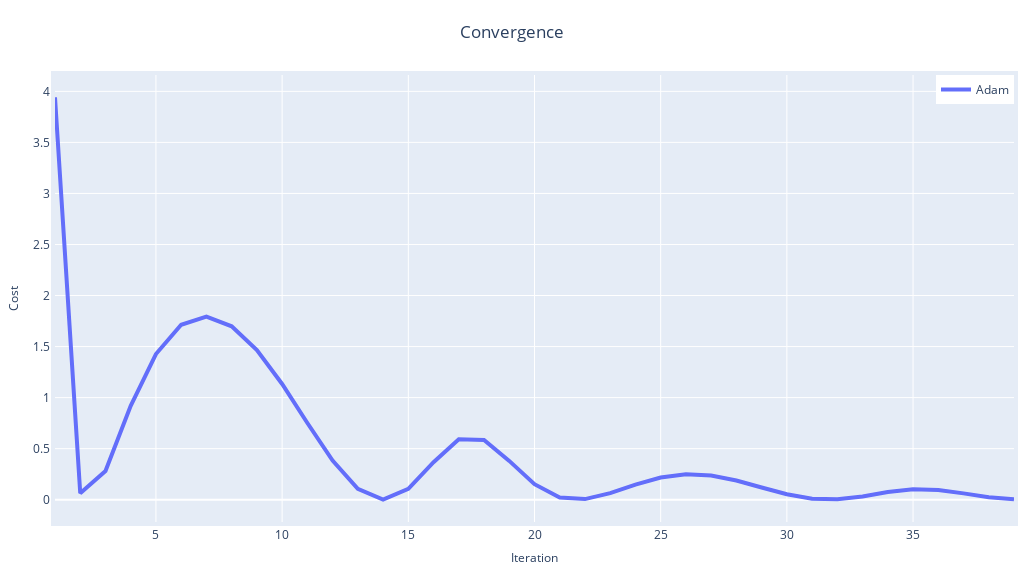
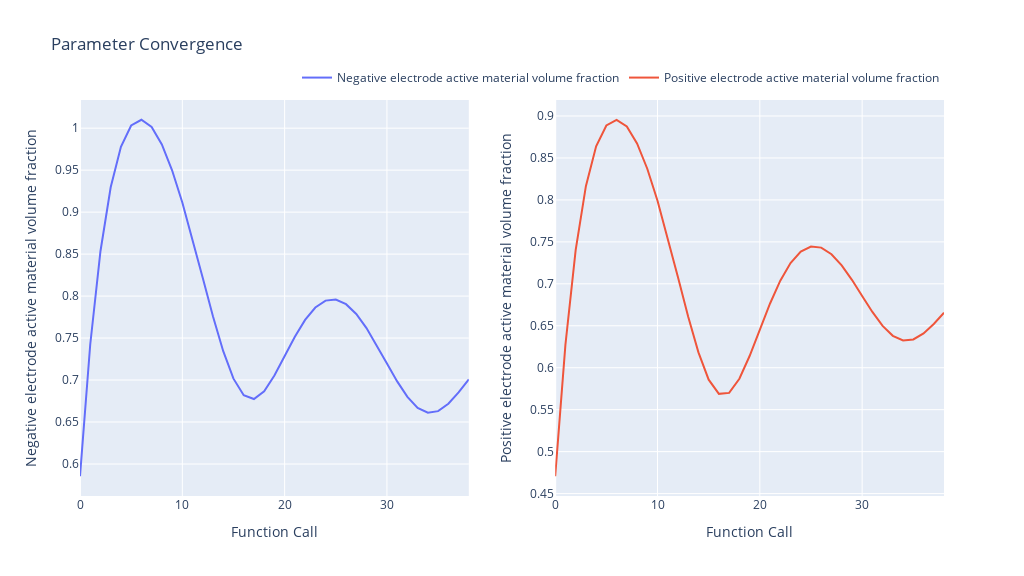

Source (notebook cell) for these figures, in order:
### Markdown cell above
### Convergence and Parameter Trajectories

To assess the optimization process, we can plot the convergence of the cost function and the trajectories of the parameters:

### Code cell
pybop.plot_convergence(optim)
pybop.plot_parameters(optim);

### Figure 1 — Plotly figure (JSON) as saved in the notebook; plotly's stock layout.template omitted (floating-point values rounded to 4 significant figures)
{"data": [{"line": {"width": 4}, "mode": "lines", "name": "Adam", "type": "scatter", "x": [1, 2, 3, 4, 5, 6, 7, 8, 9, 10, 11, 12, 13, 14, 15, 16, 17, 18, 19, 20, 21, 22, 23, 24, 25, 26, 27, 28, 29, 30, 31, 32, 33, 34, 35, 36, 37, 38, 39], "y": [3.941, 0.06364, 0.2814, 0.9203, 1.427, 1.714, 1.793, 1.698, 1.465, 1.133, 0.7517, 0.3838, 0.1073, 0.0006045, 0.1064, 0.3679, 0.5917, 0.5859, 0.3801, 0.1521, 0.02193, 0.006019, 0.06499, 0.1485, 0.2172, 0.2488, 0.2369, 0.1885, 0.12, 0.0531, 0.00962, 0.003403, 0.03232, 0.07541, 0.1026, 0.09574, 0.06221, 0.02511, 0.003656]}], "layout": {"autosize": false, "height": 576, "legend": {"font": {"size": 12}, "x": 1, "xanchor": "right", "y": 1, "yanchor": "top"}, "margin": {"b": 10, "l": 10, "pad": 4, "r": 10, "t": 75}, "showlegend": true, "title": {"text": "Convergence", "x": 0.5}, "width": 1024, "xaxis": {"autorange": true, "range": [1, 39], "tickfont": {"size": 12}, "title": {"font": {"size": 12}, "text": "Iteration"}, "type": "linear"}, "yaxis": {"autorange": true, "range": [-0.2183, 4.16], "tickfont": {"size": 12}, "title": {"font": {"size": 12}, "text": "Cost"}, "type": "linear"}}}

### Figure 2 — Plotly figure (JSON) as saved in the notebook; plotly's stock layout.template omitted (floating-point values rounded to 4 significant figures)
{"data": [{"name": "Negative electrode active material volume fraction", "type": "scatter", "x": [0, 1, 2, 3, 4, 5, 6, 7, 8, 9, 10, 11, 12, 13, 14, 15, 16, 17, 18, 19, 20, 21, 22, 23, 24, 25, 26, 27, 28, 29, 30, 31, 32, 33, 34, 35, 36, 37, 38], "xaxis": "x", "y": [0.5855, 0.7424, 0.8534, 0.9296, 0.9778, 1.003, 1.01, 1.002, 0.9807, 0.9499, 0.9114, 0.8677, 0.8215, 0.7757, 0.7343, 0.7016, 0.6819, 0.6774, 0.6867, 0.7053, 0.7284, 0.7515, 0.7716, 0.7864, 0.7946, 0.7959, 0.7903, 0.7786, 0.7619, 0.7417, 0.7198, 0.6984, 0.68, 0.6669, 0.661, 0.663, 0.6717, 0.6852, 0.7008], "yaxis": "y"}, {"name": "Positive electrode active material volume fraction", "type": "scatter", "x": [0, 1, 2, 3, 4, 5, 6, 7, 8, 9, 10, 11, 12, 13, 14, 15, 16, 17, 18, 19, 20, 21, 22, 23, 24, 25, 26, 27, 28, 29, 30, 31, 32, 33, 34, 35, 36, 37, 38], "xaxis": "x2", "y": [0.4707, 0.6276, 0.7401, 0.8164, 0.8639, 0.8887, 0.8955, 0.8875, 0.8673, 0.8372, 0.799, 0.7551, 0.7079, 0.6608, 0.6183, 0.5858, 0.5688, 0.57, 0.5869, 0.614, 0.6455, 0.6766, 0.7037, 0.7247, 0.7384, 0.7444, 0.7431, 0.7353, 0.722, 0.7048, 0.6855, 0.6665, 0.6499, 0.638, 0.6325, 0.6337, 0.6408, 0.6522, 0.6655], "yaxis": "y2"}], "layout": {"height": 576, "legend": {"orientation": "h", "x": 1, "xanchor": "right", "y": 1.02, "yanchor": "bottom"}, "title": {"text": "Parameter Convergence"}, "width": 1024, "xaxis": {"anchor": "y", "autorange": true, "domain": [0, 0.45], "range": [0, 38], "title": {"text": "Function Call"}, "type": "linear"}, "xaxis2": {"anchor": "y2", "autorange": true, "domain": [0.55, 1], "range": [0, 38], "title": {"text": "Function Call"}, "type": "linear"}, "yaxis": {"anchor": "x", "autorange": true, "domain": [0, 1], "range": [0.5619, 1.034], "title": {"text": "Negative electrode active material volume fraction"}, "type": "linear"}, "yaxis2": {"anchor": "x2", "autorange": true, "domain": [0, 1], "range": [0.4471, 0.9191], "title": {"text": "Positive electrode active material volume fraction"}, "type": "linear"}}}
